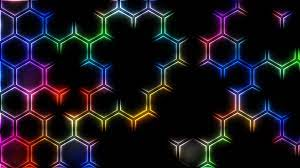
#> input picture MachineLearning/hex.jpeg, 300 x 168 px, given in place of test.jpeg, which was not available
$ python Regression.py
#> lines starting #> are read from the running program, lines starting #| are printed output that depends on the picture; after the words box and inside, x2 and y2 are one past the last pixel; in counts of white or black regions, pixels touching at a corner belong together; pictures that were not available may be replaced by others from this repository, and a replacement may not be noted
import matplotlib.pyplot as plt
import numpy as np
from sklearn.metrics import r2_score
from mpl_toolkits import mplot3d
import random
import pandas as pd
from sklearn.datasets import load_iris as li
from sklearn import linear_model
from sklearn import metrics
from sklearn.linear_model import LogisticRegression as lr
from sklearn.model_selection import train_test_split
from sklearn.preprocessing import StandardScaler as sc
from sklearn.metrics import confusion_matrix as cmd
from sklearn.metrics import accuracy_score as AS
from sklearn.naive_bayes import GaussianNB
from sklearn.datasets._samples_generator import make_blobs

red=(0,0,255)
green=(0,255,0)
blue=(255,0,0)

#-------------------------------------------------------------------------------------------------------------------
from numpy.lib.npyio import recfromtxt
red=(0,0,255)
green=(0,255,0)
blue=(255,0,0)

import cv2
import numpy as np
from google.colab.patches import cv2_imshow

img1=cv2.imread("test.jpeg",cv2.IMREAD_COLOR)
#> img1 is the input picture: shape (168, 300, 3); mean B, G, R 28.9, 21.6, 25.9
'''img2=cv2.imread("Bluewall.jpeg",cv2.IMREAD_COLOR)

erodemesh=np.ones((10,10))
erode=cv2.erode(img1,erodemesh)

colorbar=np.zeros((500,500,3),np.uint8)
cbarwinname="color palate"
cv2.namedWindow(cbarwinname)
def cbar():
  pass

cv2.createTrackbar("blue",cbarwinname,0,255,cbar)
cv2.createTrackbar("green",cbarwinname,0,255,cbar)
cv2.createTrackbar("red",cbarwinname,0,255,cbar)

while True:
  cv2_imshow(cbar,colorbar)
  if cv2.waitKey(1)==27:
      break
  blue=cv2.getTrackbarPos("blue",cbarwinname)
  green=cv2.getTrackbarPos("green",cbarwinname)
  red=cv2.getTrackbarPos("red",cbarwinname)
  colorbar[:]=[blue,green,red]
  print(blue,green,red)

border=cv2.copyMakeBorder(img1,10,10,10,10,cv2.BORDER_CONSTANT)

(rows,columns)=(img1.shape[:2])
rotate=cv2.getRotationMatrix2D((columns/2,rows/2),90,1)
rotateimg=cv2.warpAffine(img1,rotate,(rows,columns))

edges=cv2.Canny(img2,100,200)

resize1=cv2.resize(img1,(250,250))
resize2=cv2.resize(img2,(250,250))

#cv2.imwrite("cat2.jpeg",resize1)
#cv2.imwrite("Bluewall2.jpeg",resize2)

subtracted=cv2.subtract(img1,img2,0)
added=cv2.add(img1,img2,0)

#contours,htable=cv2.findContours(edges,cv2.RETR_EXTERNAL,cv2.CHAIN_APPROX_NONE)
#cv2.drawContours(img1,contours,-1,blue,5)

cap=cv2.VideoCapture("sample-mp4-file.mp4")
seperate=cv2.createBackgroundSubtractorMOG2()
while True:
  ret,frame=cap.read()
  fgmask=seperate.apply(frame)
  cv2.waitKey("w")
  cv2_imshow(fgmask)

mask=np.zeros(img1.shape[:2],np.uint8)
bgmodel=np.zeros((1,65),np.float64)
fgmodel=np.zeros((1,65),np.float64)
rec=(100,100,100,100)
cv2.grabCut(img1,mask,rec,bgmodel,fgmodel,3,cv2.GC_INIT_WITH_RECT)
mask2=np.where((mask==2)|(mask==0),0,1).astype("uint8")
newimg=img1*mask2[:,:,np.newaxis]
cv2_imshow(newimg)


if __name__ == '__main__' :
  img1=cv2.imread("cat.jpeg",cv2.IMREAD_COLOR)
  r = cv2.selectROI(img1)
  imCrop = img1[int(r[1]):int(r[1]+r[3]), int(r[0]):int(r[0]+r[2])]
  cv2.imshow("r",imCrop)
  cv2.waitKey(0)

height=350
width=350
#img=np.zeros((height,width,3))

line=cv2.line(img1,(0,100),(75,100),green,5)

arrow=cv2.arrowedLine(img1,(0,50),(75,50),green,5,tipLength=0.1) #tipLenght can be 0-1

ellipe=cv2.ellipse(img1,(150,150),(25,5),30,360,0,red,2)

circle=cv2.circle(img1,(150,100),25,red,2)

rect=cv2.rectangle(img1,(150,10),(100,50),red,2)

text=cv2.putText(img1,'CV',(250,50),cv2.FONT_HERSHEY_SIMPLEX,1,red,3)

centroid1=(350,200)
centroid2=(300,250)
centroid3=(250,150)
centroid=((centroid1[0]+centroid2[0]+centroid3[0])//3,(centroid1[1]+centroid2[1]+centroid3[1])//3)

centroidline1=cv2.line(img1,centroid1,centroid2,red,2)
centroidline2=cv2.line(img1,centroid2,centroid3,red,2)
centroidline3=cv2.line(img1,centroid3,centroid1,red,2)
centroidDraw=cv2.circle(img1,centroid,5,red,2)


r,g,b=cv2.split(img1)
gray=cv2.cvtColor(img1,cv2.COLOR_BGR2GRAY)
hsv=cv2.cvtColor(img1,cv2.COLOR_BGR2HSV)

lowerhsv=np.array([60,35,140])
upperhsv=np.array([180,255,255])
hsvmask=cv2.inRange(hsv,lowerhsv,upperhsv)
final=cv2.bitwise_and(img1,hsvmask,mask=hsvmask)

edges=cv2.Canny(gray,width,height)
cv2.waitKey(0)

cv2_imshow(erode)
cv2.imwrite("newimg.jpeg",g)
#use r,g,b for img for single color/grayscale or full img


shrink=img1.copy()
for n in range(0,4,1):
  shrink=cv2.pyrDown(shrink)
  cv2_imshow(shrink)
  cv2.waitKey(0)'''


hsv = cv2.cvtColor(img1, cv2.COLOR_BGR2HSV)
#> hsv: shape (168, 300, 3); mean H, S, V 71.2, 151.8, 38.9
min_color = np.array([0, 0, 0])
max_color = np.array([100, 100, 255])
mask = cv2.inRange(hsv, min_color, max_color)
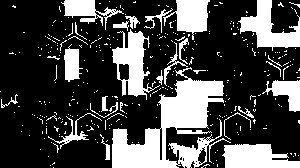
#> mask: shape (168, 300); 28.1% white; 332 white regions (304 under 20 px), largest, box (x1, y1, x2, y2) and area: (112, 67, 231, 168) 4981, (112, 29, 160, 100) 1435, (238, 0, 300, 51) 1410
res = cv2.bitwise_and(img1, hsv, mask)
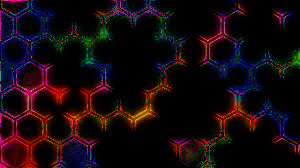
#> res: shape (168, 300, 3); mean B, G, R 13.7, 9.7, 21.8

cv2_imshow(img1)
cv2_imshow(hsv)
cv2_imshow(mask)
cv2_imshow(res)


cv2.waitKey(0)
cv2.destroyAllWindows()

#----------------------------------------------------------------------------------------------------------------------

red = (0, 0, 255)
green = (0, 255, 0)
blue = (255, 0, 0)

import cv2
import numpy as np
from google.colab.patches import cv2_imshow

img1 = cv2.imread("Blue.png", cv2.IMREAD_UNCHANGED)
img2 = cv2.imread("Red.png", cv2.IMREAD_UNCHANGED)

grayimg1 = cv2.imread("Blue.png", cv2.IMREAD_GRAYSCALE)
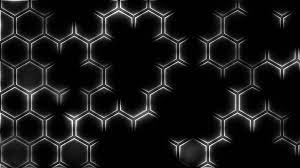
#> grayimg1: shape (168, 300); min 0, max 253, mean 23.4
grayimg2 = cv2.imread("Red.png", cv2.IMREAD_GRAYSCALE)

colorface = cv2.imread("Face.jpeg", cv2.IMREAD_UNCHANGED)
#> (the run stopped early here; a loop or call above may not have finished)
